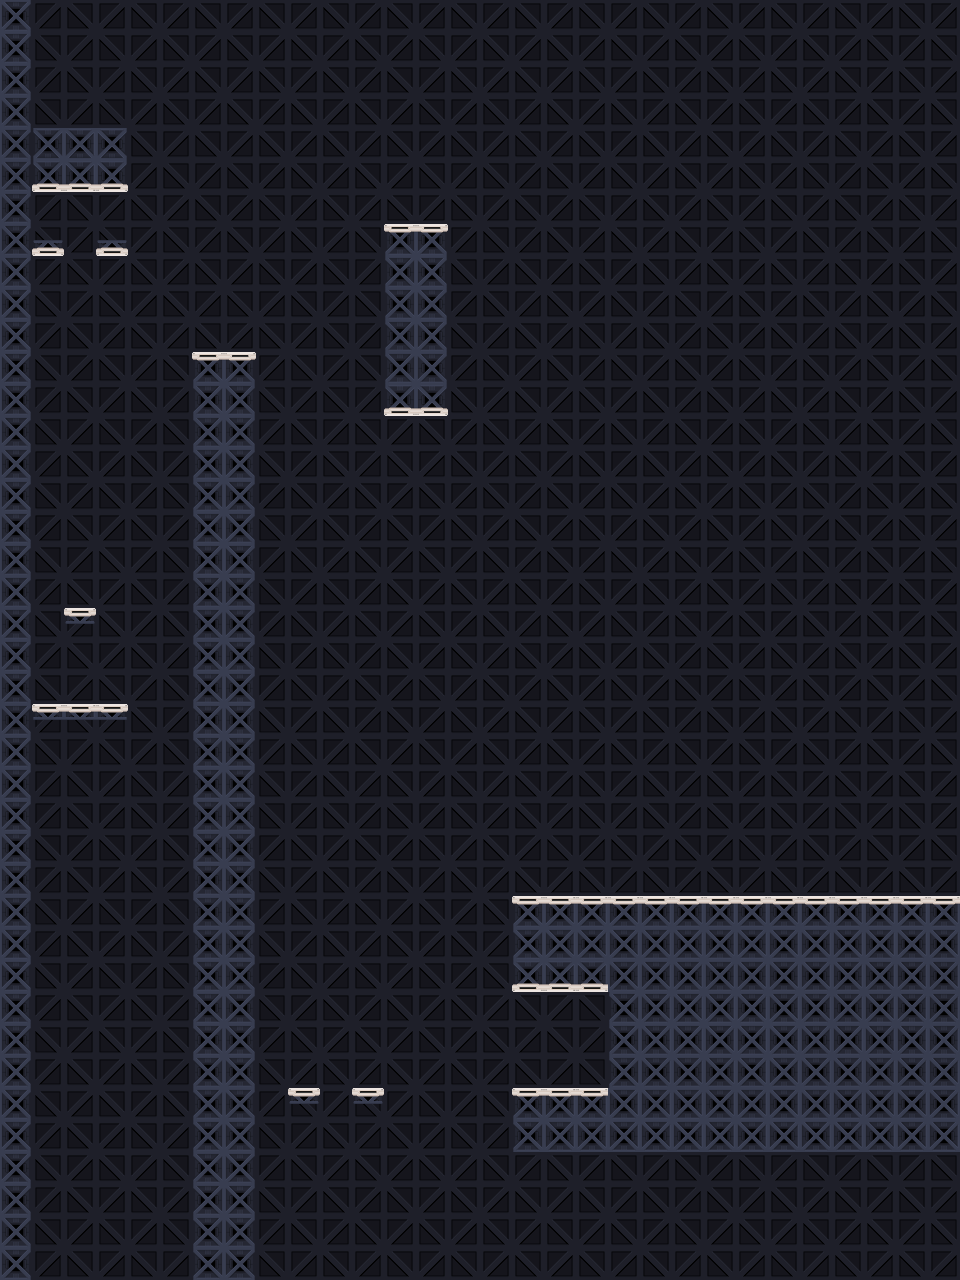

Tiled map render using the project's own tile images. Description and the map definition, with tile-layer contents summarised, below:
An orthogonal 30x40 tile map with 32x32 px tiles, 4 tile layers (Tile Layer 4, Tile Layer 3, Tile Layer 2, Tile Layer 1) and 22 objects (box, gswitch down up, gswitch up right, gswitch right down, light 100 0.8 0.8 1 0.4 270 30, ...).

<map version="1.0" orientation="orthogonal" renderorder="right-up" width="30" height="40" tilewidth="32" tileheight="32" nextobjectid="325">
 <tileset firstgid="1" name="tset" tilewidth="32" tileheight="32" tilecount="70">
  <image source="tset.png" width="224" height="320" />
 </tileset>
 <layer name="Tile Layer 4" width="30" height="40">
  <data>[1200 cells, 1200 non-empty, 4 distinct tile ids]</data>
 </layer>
 <layer name="Tile Layer 3" width="30" height="40">
  <data>[1200 cells, 227 non-empty, 17 distinct tile ids]</data>
 </layer>
 <layer name="Tile Layer 2" width="30" height="40">
  <data>[1200 cells, 0 non-empty, 0 distinct tile ids]</data>
 </layer>
 <layer name="Tile Layer 1" width="30" height="40">
  <data>[1200 cells, 0 non-empty, 0 distinct tile ids]</data>
 </layer>
 <objectgroup name="Entities">
  <object id="297" name="box" x="32" y="603" width="96" height="96" />
  <object id="298" name="gswitch down up" x="79" y="598" />
  <object id="299" name="gswitch up right" x="78.6667" y="205.333" />
  <object id="316" x="192" y="800" width="64" height="532" />
  <object id="320" name="gswitch right down" x="370.5" y="285.5" />
  <object id="321" name="light 100 0.8 0.8 1 0.4 270 30" x="78.5" y="188" />
  <object id="323" name="light 40 0.8 0.8 1 0.4 180 30" x="382" y="285.5" />
  <object id="324" name="light 200 0.3 0.4 1 0.4 180 30" x="962" y="812" />
 </objectgroup>
 <objectgroup name="Collisions">
  <object id="300" x="32.6667" y="705.333" width="93.3333" height="13.3333" />
  <object id="301" x="34" y="243.333" width="28" height="10.6667" />
  <object id="303" x="100" y="242.667" width="24.6667" height="10.6667" />
  <object id="304" x="32" y="128" width="96" height="64" />
  <object id="305" x="192" y="352" width="64" height="448" />
  <object id="306" x="512" y="1088" width="480" height="64" />
  <object id="307" x="608" y="992" width="384" height="96" />
  <object id="309" x="512" y="896" width="544" height="96" />
  <object id="310" x="384" y="224" width="64" height="192" />
  <object id="312" x="288" y="1088" width="28.6667" height="14.6667" />
  <object id="313" x="350.667" y="1088" width="29.3333" height="12" />
  <object id="314" x="-32" y="0" width="64" height="800" />
  <object id="318" x="-32" y="832" width="64" height="448" />
  <object id="319" x="0" y="800" width="32" height="32" />
 </objectgroup>
</map>
